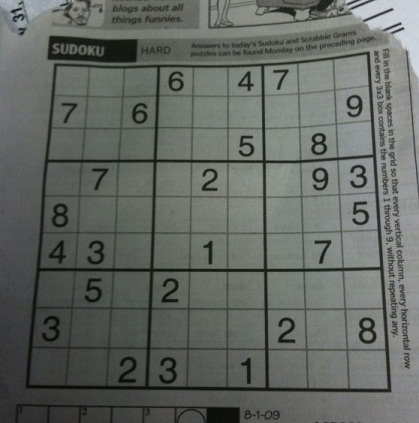
#> input picture sudoku-solver/sudoku2.jpg, 419 x 423 px
$ jupyter execute sudoku_solver.ipynb   (shell and % lines are left out)
#> lines starting #> are read from the running program, lines starting #| are printed output that depends on the picture; after the words box and inside, x2 and y2 are one past the last pixel; in counts of white or black regions, pixels touching at a corner belong together
# Sudoku solver
We would like to be able to take an image of an sudoku grid, extract the numbers that have been filled in, solve the puzzle, then project the solution back into the image.

[cell 1]
from skimage.filters import threshold_local
import numpy as np
import cv2
import imutils
from imutils import contours

# 0. Load image
We will assume that all input images will have just one grid, where the grid is the largest rectangular shape in the image.

[cell 2]
import matplotlib.pyplot as plt
# default figure size
plt.rcParams['figure.figsize'] = [7, 7]

# helper function for plotting OpenCV images without
# needing to convert to RGB every time
def imshow(im, title=None, axis=True):
    plt.imshow(cv2.cvtColor(im, cv2.COLOR_BGR2RGB))
    plt.title(title)
    if not axis:
        plt.axis('off')
    plt.show()

image = cv2.imread('sudoku2.jpg')
#> image is the input picture: shape (423, 419, 3); mean B, G, R 98.9, 103.6, 99.4
print(f'Original shape = {image.shape[0]} x {image.shape[1]}')
#| Original shape = 423 x 419
ratio = image.shape[0] / 500.0
orig = image.copy()
image = imutils.resize(image, height=500)
#> image: shape (500, 495, 3)
print(f'Resized to {image.shape[0]} x {image.shape[1]}')
#| Resized to 500 x 495

imshow(image, axis=False)

---
## 1. Find Sudoku puzzle in image
### 1.1. Pre-processing
  - 1. Grayscale
  - 2. Gaussian blur
  - 3. Adaptive threshold

[cell 3]
# 1. grayscale
gray = cv2.cvtColor(image, cv2.COLOR_BGR2GRAY)
# 2. blur
gray = cv2.GaussianBlur(gray, (5, 5), 0)
# 3. threshold
thresh = cv2.adaptiveThreshold(gray, 255, 1, 1, 11, 2)
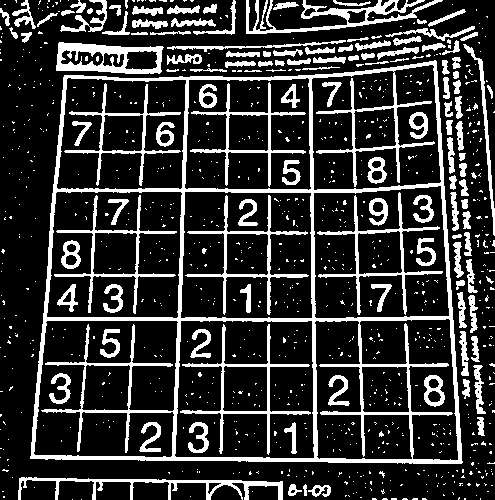
#> thresh: shape (500, 495); 20.3% white; 962 white regions (834 under 20 px), largest, box (x1, y1, x2, y2) and area: (30, 60, 463, 464) 16748, (246, 0, 443, 34) 1857, (56, 42, 164, 74) 1743

# show the original image and the edge detected image
imshow(thresh, 'Threshold')

### 1.2. Find contours
  - 1. Find all contours
  - 2. Keep only the largest ones (assuming the photo has Sudoku as its main subject)

[cell 4]
# find the contours in the thresholded image
cnts, _ = cv2.findContours(thresh.copy(), cv2.RETR_LIST, cv2.CHAIN_APPROX_SIMPLE)
#> cnts = 1028 contours, 872 with area under 20; largest, box (x1, y1, x2, y2) and area: (30, 60, 463, 464) 155578, (174, 320, 315, 459) 18511, (313, 185, 450, 319) 16678, (180, 191, 313, 319) 16206, (46, 191, 183, 319) 16162
print(f'{len(cnts)} contours found')
#| 1028 contours found

# keep only the largest ones
cnts = sorted(cnts, key=cv2.contourArea, reverse=True)[:5]
#> cnts = 5 contours; box (x1, y1, x2, y2) and area: (30, 60, 463, 464) 155578, (174, 320, 315, 459) 18511, (313, 185, 450, 319) 16678, (180, 191, 313, 319) 16206, (46, 191, 183, 319) 16162
print('Shapes of 5 largest:', [i.shape for i in cnts])
#| Shapes of 5 largest: [(221, 1, 2), (81, 1, 2), (75, 1, 2), (59, 1, 2), (84, 1, 2)]

[cell 5]
# loop over the contours, started with the biggest one
for c in cnts:
    # approximate the contour
    peri = cv2.arcLength(c, True)
    approx = cv2.approxPolyDP(c, 0.02 * peri, True)

    # if our approximated contour has four points, then we
    # can assume that we have found our screen
    if len(approx) == 4:
        screenCnt = approx
        break
#> this loop made 1 pass
#> (peri, screenCnt) on pass 1: (1636, [[436, 61], [64, 75], [30, 458], [461, 463]])

imshow(cv2.drawContours(image.copy(), [screenCnt], -1, (0, 255, 0), 2))
#> call 3 of imshow, with axis = True
#> in imshow (call 3), `plt.imshow(cv2.cvtColor(im, cv2.COLOR_BGR2RGB))`:
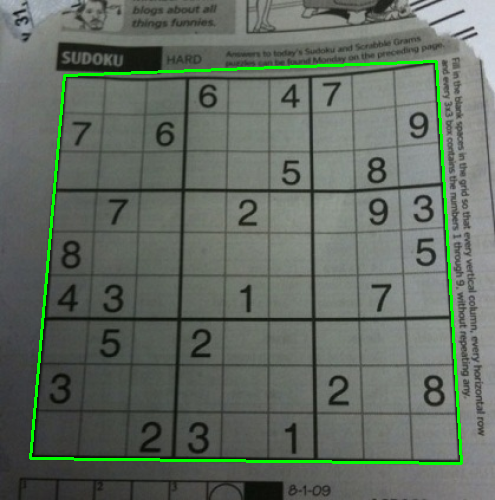
#> im: shape (500, 495, 3); mean of channels 0, 1, 2 97.6, 107.2, 98.1; drawn as B, G, R

print(screenCnt)
#| [[[436  61]]
#|  [[ 64  75]]
#|  [[ 30 458]]
#|  [[461 463]]]

## 3. Apply perspective transform
The result from the code above is four points, representing the four corners of the Sudoku grid. The next step is to extract only this region of the image as a square.

The order of the four points given above is not guaranteed to be the same for different images. So we will create a function that takes four points, in any order, and returns them in a fixed order each time. Then, we will use this function to extract only this region of the original image.

[cell 6]
def order_points(pts):
    pts = pts.reshape((4,2))
#> pts = [[436, 61], [64, 75], [30, 458], [461, 463]]
    # initialzie a list of coordinates that will be ordered
    # such that the first entry in the list is the top-left,
    # the second entry is the top-right, the third is the
    # bottom-right, and the fourth is the bottom-left
    rect = np.zeros((4, 2), dtype='float32')

    # the top-left point will have the smallest sum, whereas
    # the bottom-right point will have the largest sum
    s = pts.sum(axis = 1)
#> s = [497, 139, 488, 924]
    rect[0] = pts[np.argmin(s)]
    rect[2] = pts[np.argmax(s)]

    # now, compute the difference between the points, the
    # top-right point will have the smallest difference,
    # whereas the bottom-left will have the largest difference
    diff = np.diff(pts, axis = 1)
#> diff = [-375, 11, 428, 2]
    rect[1] = pts[np.argmin(diff)]
    rect[3] = pts[np.argmax(diff)]

    # return the ordered coordinates
    return rect


def four_point_transform(image, pts, size=450):
    # obtain a consistent order of the points and unpack them
    # individually
    rect = order_points(pts)
#> rect = [[64, 75], [436, 61], [461, 463], [30, 458]]
    tl, tr, br, bl = rect
#> tl = [64, 75]; tr = [436, 61]; br = [461, 463]; bl = [30, 458]

    new_pts = np.array(
        [
            [0,0],  # top left
            [size-1,0],  # top right
            [size-1,size-1],  # bottom right
            [0,size]  # bottom left
        ], np.float32)

    # compute the perspective transform matrix and then apply it
    M = cv2.getPerspectiveTransform(rect, new_pts)
#> M = [[1.33, 0.118, -93.7], [0.0534, 1.42, -109.9], [0.000157, 0.000436, 1]]
    warped = cv2.warpPerspective(image, M, (size, size))
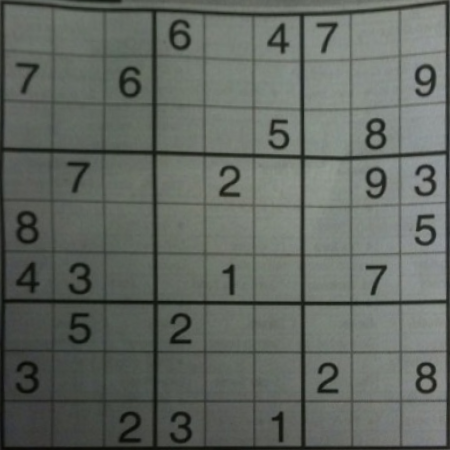
#> warped: shape (450, 450, 3); mean B, G, R 97.3, 103.4, 98.1

    # return the warped image
    return warped

image = four_point_transform(image, screenCnt)
imshow(image)

## 4. Binary image

[cell 7]
# Load image, grayscale, and adaptive threshold
gray = cv2.cvtColor(image, cv2.COLOR_BGR2GRAY)
#> gray: shape (450, 450)
thresh = cv2.adaptiveThreshold(gray,255,cv2.ADAPTIVE_THRESH_GAUSSIAN_C, cv2.THRESH_BINARY_INV,57,5)
#> thresh: shape (450, 450); 20.5% white; 55 white regions (26 under 20 px), largest, box (x1, y1, x2, y2) and area: (0, 0, 450, 450) 32047, (16, 211, 39, 244) 459, (119, 66, 142, 98) 427
imshow(thresh)

[cell 8]
# Filter out all numbers and noise to isolate only boxes
cnts = cv2.findContours(thresh, cv2.RETR_TREE, cv2.CHAIN_APPROX_SIMPLE)
#> cnts = 125 contours, 27 with area under 20; largest, box (x1, y1, x2, y2) and area: (0, 0, 450, 450) 198110, (2, 151, 105, 301) 9206, (3, 350, 154, 448) 8990, (2, 3, 53, 149) 6628, (400, 154, 447, 301) 6417
cnts = cnts[0] if len(cnts) == 2 else cnts[1]
for c in cnts:
    area = cv2.contourArea(c)
    if area < 1000:
        cv2.drawContours(thresh, [c], -1, (0,0,0), -1)
#> this loop made 125 passes
#> area on passes 7, 8, 9, 11, 13, 14, 15, 18: 52.5, 198110, 4071.5, 6284.5, 167.5, 284, 2167.5, 2143.5
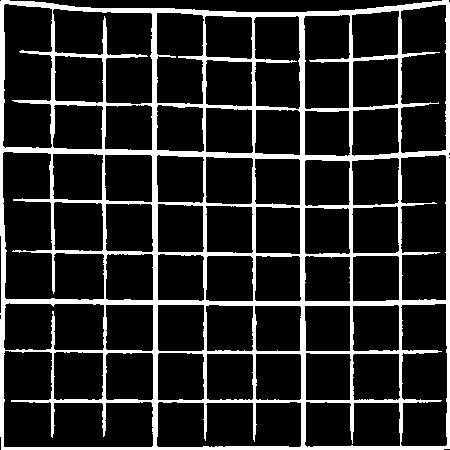
#> thresh: shape (450, 450); 15.8% white; 1 white region, box (x1, y1, x2, y2) and area: (0, 0, 450, 450) 32047

imshow(thresh)

[cell 9]
# Fix horizontal and vertical lines
vertical_kernel = cv2.getStructuringElement(cv2.MORPH_RECT, (1,5))
#> vertical_kernel = [1, 1, 1, 1, 1]
thresh = cv2.morphologyEx(thresh, cv2.MORPH_CLOSE, vertical_kernel, iterations=9)
#> thresh: shape (450, 450); 18.9% white; 1 white region, box (x1, y1, x2, y2) and area: (0, 0, 450, 450) 38239
horizontal_kernel = cv2.getStructuringElement(cv2.MORPH_RECT, (5,1))
#> horizontal_kernel = [[1, 1, 1, 1, 1]]
thresh = cv2.morphologyEx(thresh, cv2.MORPH_CLOSE, horizontal_kernel, iterations=4)
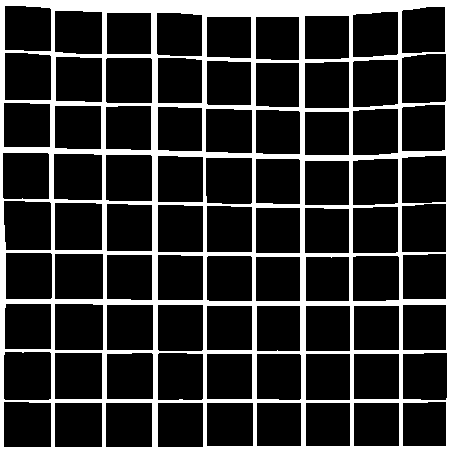
#> thresh: shape (450, 450); 19.7% white; 1 white region, box (x1, y1, x2, y2) and area: (0, 0, 450, 450) 39871
imshow(thresh)

[cell 10]
# Sort by top to bottom and each row by left to right
invert = 255 - thresh
#> invert: shape (450, 450); 80.3% white; 1 black region
cnts = cv2.findContours(invert, cv2.RETR_TREE, cv2.CHAIN_APPROX_SIMPLE)
#> cnts = 81 contours; largest, box (x1, y1, x2, y2) and area: (4, 352, 51, 400) 2155, (4, 201, 51, 250) 2150, (55, 203, 102, 250) 2110, (55, 304, 103, 350) 2106, (54, 154, 102, 200) 2094
cnts = cnts[0] if len(cnts) == 2 else cnts[1]
cnts, _ = contours.sort_contours(cnts, method='top-to-bottom')

sudoku_rows = []
row = []
for i, c in enumerate(cnts, 1):
    area = cv2.contourArea(c)
    if area < 50000:
        row.append(c)
        if i % 9 == 0:
            (cnts, _) = contours.sort_contours(row, method='left-to-right')
            sudoku_rows.append(cnts)
            row = []
#> this loop made 81 passes
#> (c, area) on passes 6, 27, 36, 45, 48, 54, 57, 59: ([[107, 13], [107, 53], [150, 53], [150, 13]], 1720), ([[305, 112], [305, 154], [348, 154], [348, 112]], 1806), ([[305, 161], [305, 204], [348, 204], [348, 161]], 1849), ([[256, 208], [256, 252], [299, 252], [299, 208]], 1892), ([[55, 254], [55, 298], [102, 298], [102, 254]], 2068), ([[256, 257], [256, 300], [299, 300], [299, 257]], 1849), ([[403, 305], [403, 349], [445, 349], [445, 305]], 1848), ([[107, 305], [107, 349], [152, 349], [152, 305]], 1980)
#> after the loop, sudoku_rows = 9 items

[cell 11]
def get_cell(img, tol=0):
    # img is 2D image data
    img = cv2.cvtColor(img, cv2.COLOR_BGR2GRAY)
    # tol  is tolerance
    # Mask of non-black pixels (assuming image has a single channel).
    mask = img>tol

    # Coordinates of non-black pixels.
    coords = np.argwhere(mask)

    # Bounding box of non-black pixels.
    x0, y0 = coords.min(axis=0)
    x1, y1 = coords.max(axis=0) + 1   # slices are exclusive at the top

    # Get the contents of the bounding box.
    cropped = image[x0:x1, y0:y1]
    resized = cv2.resize(cropped, (72, 72))
    blur = cv2.medianBlur(resized, 7)
    thresh = cv2.adaptiveThreshold(cv2.cvtColor(blur, cv2.COLOR_BGR2GRAY), 255, cv2.ADAPTIVE_THRESH_GAUSSIAN_C, cv2.THRESH_BINARY, 11, 2)
#     thresh = cv2.adaptiveThreshold(cv2.cvtColor(blur, cv2.COLOR_BGR2GRAY), 255, 1, 1, 11, 2)
    return thresh

grid = []

# Iterate through each box
for row in sudoku_rows:
    grid_row = []
    for c in row:
        mask = np.zeros(image.shape, dtype=np.uint8)
        cv2.drawContours(mask, [c], -1, (255,255,255), -1)
        result = cv2.bitwise_and(image, mask)
        result = get_cell(result)
        grid_row.append(result)
    grid.append(grid_row)
#> this loop made 9 passes
#> pass 1, in get_cell, `mask = img>tol`:
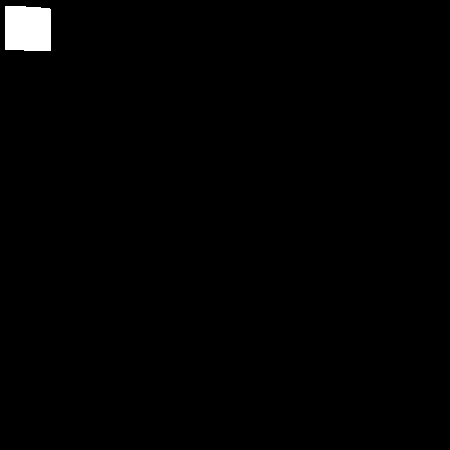
#> mask: shape (450, 450) bool; 1% white; 1 white region, box (x1, y1, x2, y2) and area: (5, 6, 51, 51) 2015
#> pass 1, in get_cell, `cropped = image[x0:x1, y0:y1]`:
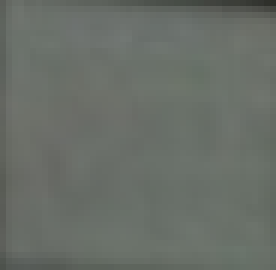
#> cropped: shape (45, 46, 3) (shown 6 times larger); mean B, G, R 103.4, 110.1, 104.5
#> after the loop:
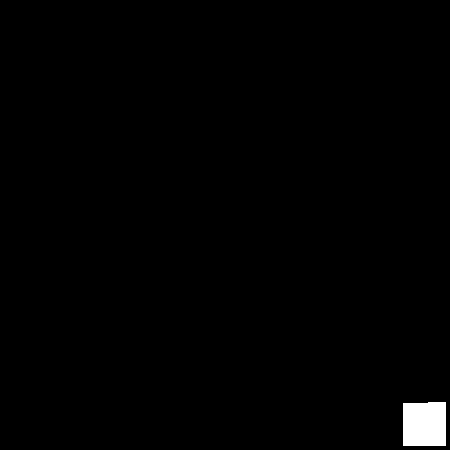
#> mask: shape (450, 450, 3); 0.92% white; 1 white region, box (x1, y1, x2, y2) and area: (403, 402, 446, 446) 1867
#> after the loop, grid = 9 items

grid = np.array(grid)
grid.shape

fig, axs = plt.subplots(9,9)

for i in range(9):
    for j in range(9):
        axs[i,j].imshow(cv2.cvtColor(grid[i,j], cv2.COLOR_BGR2RGB))
        axs[i,j].axis('off')
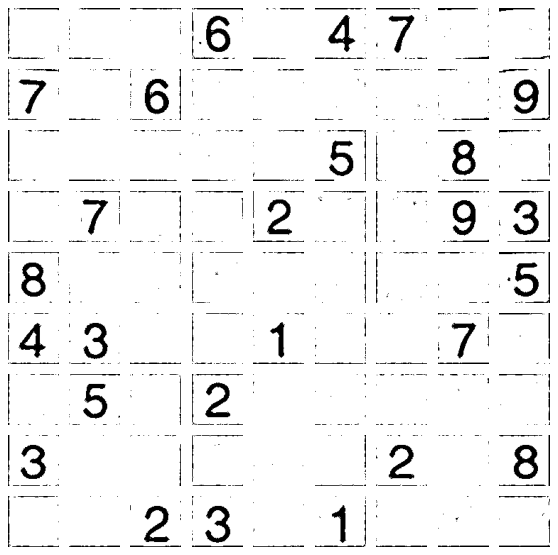
#> figure drawn by matplotlib, 81 panels

[cell 12]
# show item in row 1, col 4
imshow(grid[0,3], axis=False)
#> in imshow (call 8), `plt.imshow(cv2.cvtColor(im, cv2.COLOR_BGR2RGB))`:
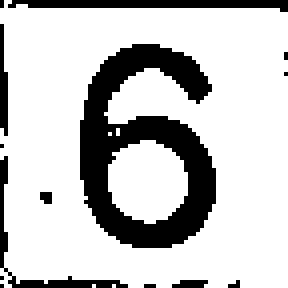
#> im: shape (72, 72) (shown 4 times larger); 77.3% white; 14 black regions (10 under 20 px), largest, box (x1, y1, x2, y2) and area: (20, 11, 54, 62) 863, (2, 0, 72, 3) 138, (0, 39, 32, 72) 96, (0, 6, 2, 34) 42

$ run again, with sudoku-solver/sudoku1.jpg copied over sudoku-solver/sudoku2.jpg
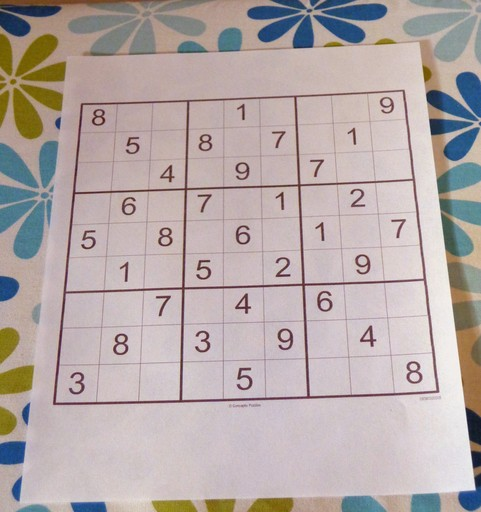
#> input picture sudoku-solver/sudoku1.jpg, 481 x 512 px
#> image is the input picture: shape (512, 481, 3); mean B, G, R 168.2, 169.5, 181.2
#| Original shape = 512 x 481
#> image: shape (500, 469, 3)
#| Resized to 500 x 469
#> `cnts, _ = cv2.findContours(thresh.copy(), cv2.RETR_LIST, cv2.CHAIN_APP..`: cnts = 764 contours, 587 with area under 20; largest, box (x1, y1, x2, y2) and area: (51, 87, 429, 396) 102568, (297, 273, 426, 388) 12910, (177, 278, 300, 391) 12765, (54, 282, 178, 394) 12524, (292, 176, 414, 278) 10761
#| 764 contours found
#> `cnts = sorted(cnts, key=cv2.contourArea, reverse=True)[:5]`: cnts = 5 contours; box (x1, y1, x2, y2) and area: (51, 87, 429, 396) 102568, (297, 273, 426, 388) 12910, (177, 278, 300, 391) 12765, (54, 282, 178, 394) 12524, (292, 176, 414, 278) 10761
#| Shapes of 5 largest: [(182, 1, 2), (65, 1, 2), (37, 1, 2), (52, 1, 2), (65, 1, 2)]
#> the loop `for c in cnts:` made 1 pass
#> (peri, screenCnt) on pass 1: (1318.7, [[394, 87], [79, 100], [51, 394], [427, 383]])
#| [[[394  87]]
#|  [[ 79 100]]
#|  [[ 51 394]]
#|  [[427 383]]]
#> pts = [[394, 87], [79, 100], [51, 394], [427, 383]]
#> s = [481, 179, 445, 810]
#> diff = [-307, 21, 343, -44]
#> rect = [[79, 100], [394, 87], [427, 383], [51, 394]]
#> tl = [79, 100]; tr = [394, 87]; br = [427, 383]; bl = [51, 394]
#> M = [[1.57, 0.149, -138.6], [0.0815, 1.97, -203.8], [8.12e-05, 0.000712, 1]]
#> `cnts = cv2.findContours(thresh, cv2.RETR_TREE, cv2.CHAIN_APPROX_SIMPLE)`: cnts = 90 contours, 13 with area under 20; largest, box (x1, y1, x2, y2) and area: (0, 1, 450, 450) 179601, (301, 301, 449, 450) 21280, (300, 152, 448, 301) 21152, (300, 3, 448, 152) 21119, (152, 154, 298, 301) 21030
#> the loop `for c in cnts:` made 90 passes
#> area on passes 1 to 8: 216.5, 162, 3158.5, 2320, 426, 101, 62.5, 179601
#> after the loop `for c in cnts:`:
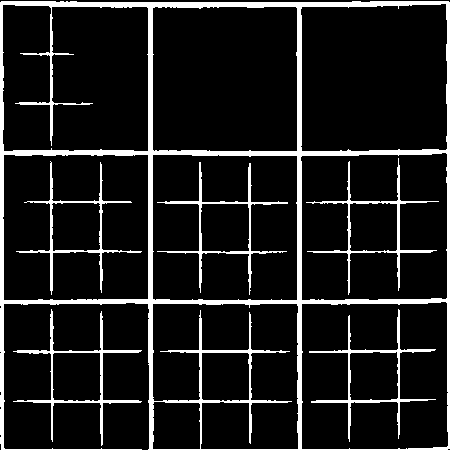
#> thresh: shape (450, 450); 11.1% white; 6 white regions, box (x1, y1, x2, y2) and area: (0, 1, 450, 450) 16334, (13, 309, 142, 446) 1337, (309, 309, 436, 442) 1246, (157, 162, 288, 295) 1221, (306, 158, 439, 295) 1215, (16, 161, 142, 295) 1155
#> vertical_kernel = [1, 1, 1, 1, 1]
#> horizontal_kernel = [[1, 1, 1, 1, 1]]
#> invert: shape (450, 450); 86.9% white; 1 black region
#> `cnts = cv2.findContours(invert, cv2.RETR_TREE, cv2.CHAIN_APPROX_SIMPLE)`: cnts = 59 contours; largest, box (x1, y1, x2, y2) and area: (302, 5, 446, 151) 20410, (153, 7, 297, 151) 20300, (53, 7, 148, 150) 13124, (4, 156, 50, 251) 4133, (400, 202, 447, 250) 2130
#> the loop `for i, c in enumerate(cnts, 1):` made 59 passes
#> (c, area) on passes 6, 11, 22, 29, 38, 39, 44, 48: ([[4, 105], [4, 149], [49, 149], [49, 105]], 1980), ([[302, 156], [302, 200], [346, 200], [346, 156]], 1936), ([[202, 204], [202, 250], [247, 250], [247, 204]], 2070), ([[103, 253], [103, 298], [147, 298], [147, 253]], 1980), ([[153, 304], [153, 349], [198, 349], [198, 304]], 2025), ([[103, 304], [103, 349], [147, 349], [147, 304]], 1980), ([[302, 353], [302, 399], [347, 399], [347, 353]], 2070), ([[103, 353], [103, 399], [147, 399], [147, 353]], 2024)
#> after the loop `for i, c in enumerate(cnts, 1):`: sudoku_rows = 6 items
#> the loop `for row in sudoku_rows:` made 6 passes
#> in imshow (call 8), `plt.imshow(cv2.cvtColor(im, cv2.COLOR_BGR2RGB))`:
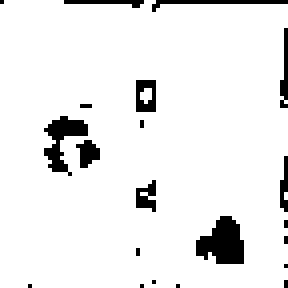
#> im: shape (72, 72) (shown 4 times larger); 92.7% white; 21 black regions (13 under 20 px), largest, box (x1, y1, x2, y2) and area: (49, 54, 61, 66) 100, (11, 29, 22, 44) 72, (38, 0, 72, 3) 36
